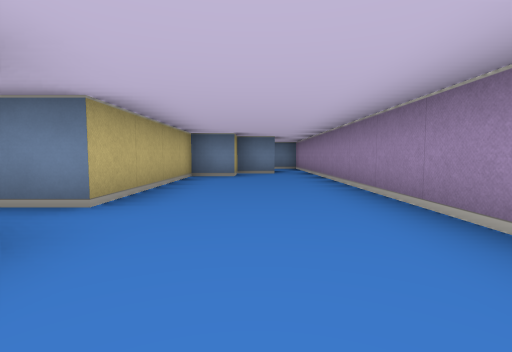
view 1 (above)

17 first-person views from a walk through a cub3D ray-caster map. The camera is about half as high as the walls, tilts 4° down and sees 85° across. The floor is counted in squares. Each view is taken from the middle of a square. On the plan, view 1 faces up. The plan holds only what a view shows up to about 9 squares ahead; the rest is blank.

view 2
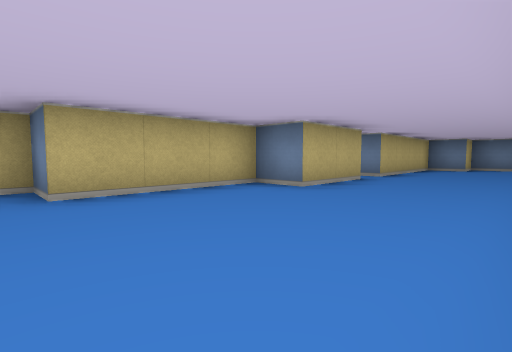

view 3
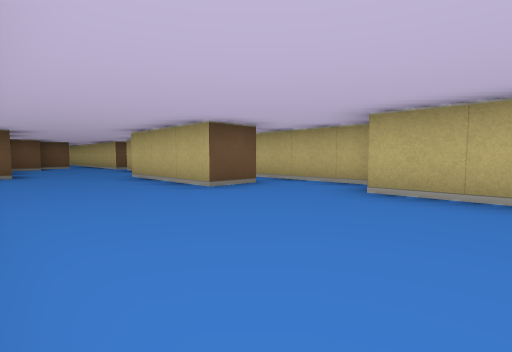

view 4
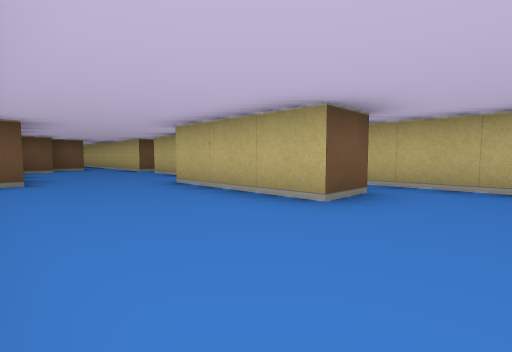

view 5
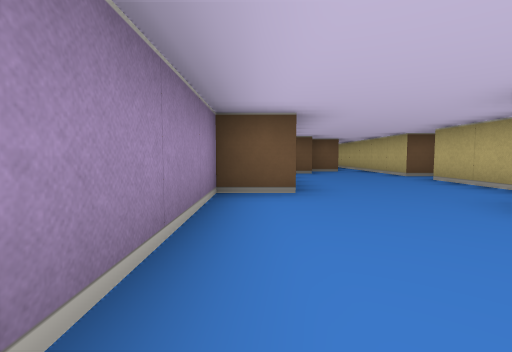

view 6
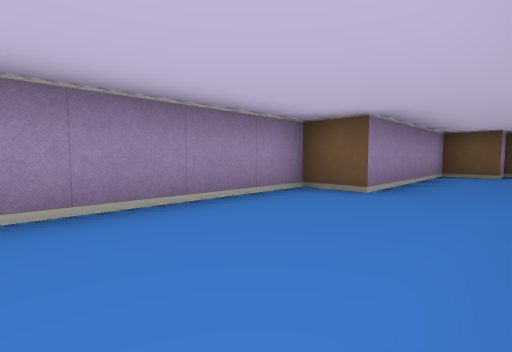

view 7
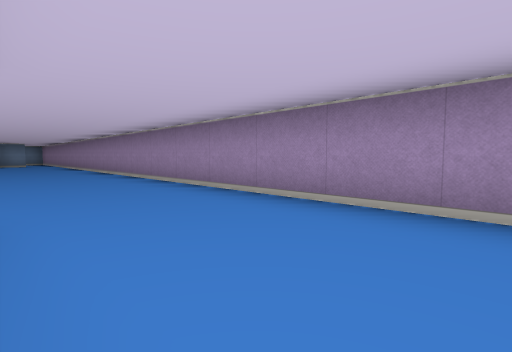

view 8
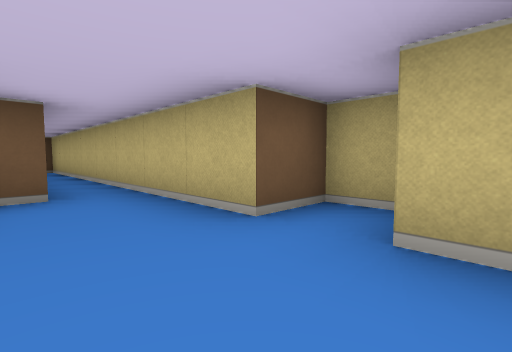

view 9
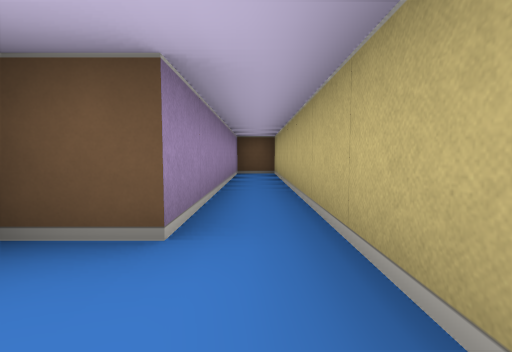

view 10
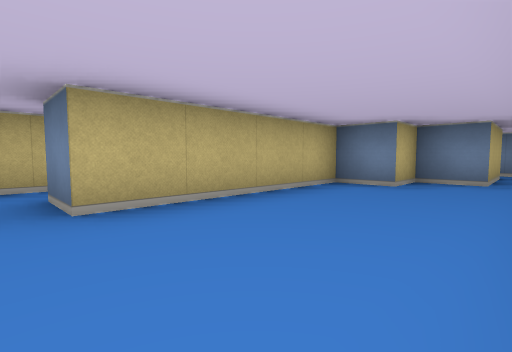

view 11
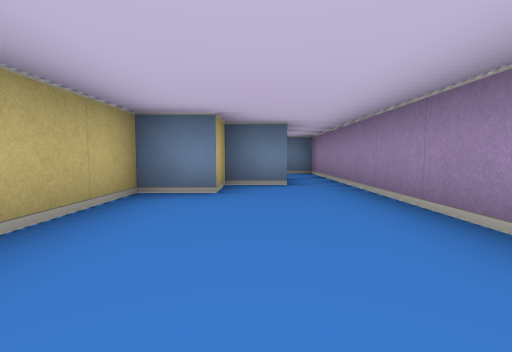

view 12
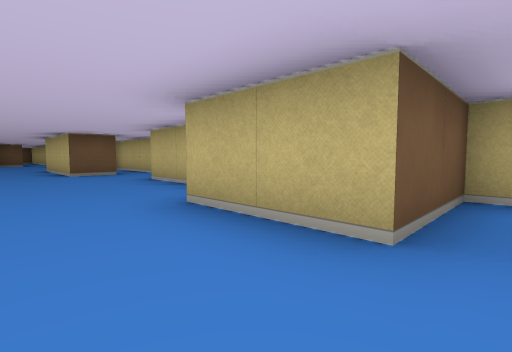

view 13
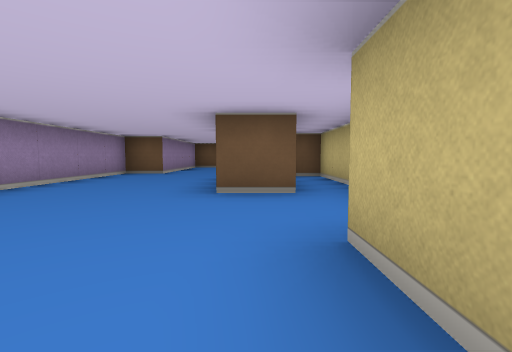

view 14
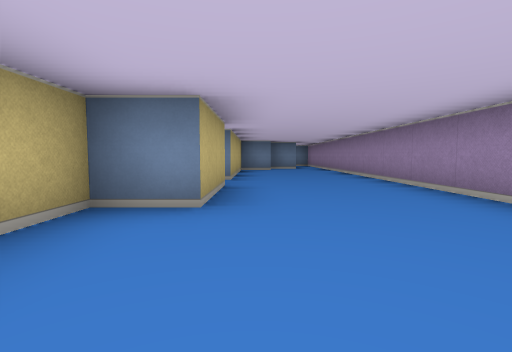

view 15
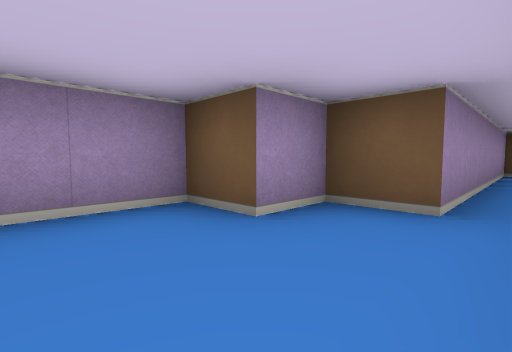

view 16
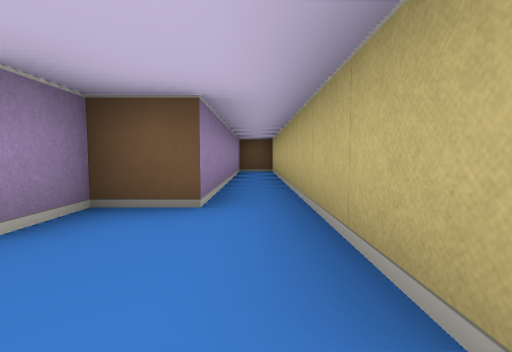

view 17
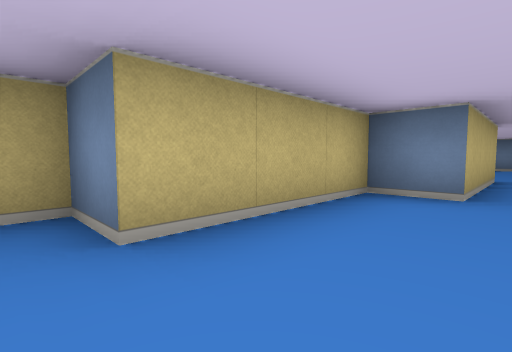

### Floor plan
Points are (right, up) in squares from view 1. A wall is a line through its corners. A room is listed if a view was taken in it or the views show most of it. See-through windows are left out.
Room 1 (views 1, 2, 3, 4, 5, 6, 7, 8, 9, 10, 11, 12, 13, 14, 15, 16, 17)
walls: (-2.6, -5.5) (-1.5, -5.5) (-1.5, -8.5) (-2.5, -8.5) (-2.5, -11.5) (-3.5, -11.5) (-3.5, -12.5) (-2.5, -12.5) (-2.5, -20.5) (-1.5, -20.5) (-1.5, -14.5) (-0.5, -14.5) (-0.5, -13.5) (0.5, -13.5) (0.5, -9.5) (1.5, -9.5) (1.5, 7.5); (-2.5, 1.5) (-1.5, 1.5) (-1.5, -0.5) (-2.5, -0.5) (-2.5, -3.5) (-3.5, -3.5) (-3.5, -8.5) (-2.9, -8.5); (0.5, 7.5) (-0.5, 7.5) (-0.5, 6.5) (-1.5, 6.5) (-1.5, 2.5) (-2.5, 2.5)
ways out: opening at (-2, 2); opening at (1, 8)

Positions as (right, up) in squares from view 1, and headings:
1: (0, 0), facing up
2: (1, -4), facing up-left
3: (1, -2), facing down-left
4: (1, -4), facing down-left
5: (1, -6), facing down
6: (-1, -6), facing down-right
7: (-1, -8), facing up-right
8: (-1, -11), facing down-left
9: (-2, -13), facing down
10: (1, 2), facing up-left
11: (0, 3), facing up
12: (0, 2), facing down-left
13: (-2, -2), facing down
14: (-1, -3), facing up
15: (-2, -12), facing down-right
16: (-2, -12), facing down
17: (-1, -12), facing up-left
